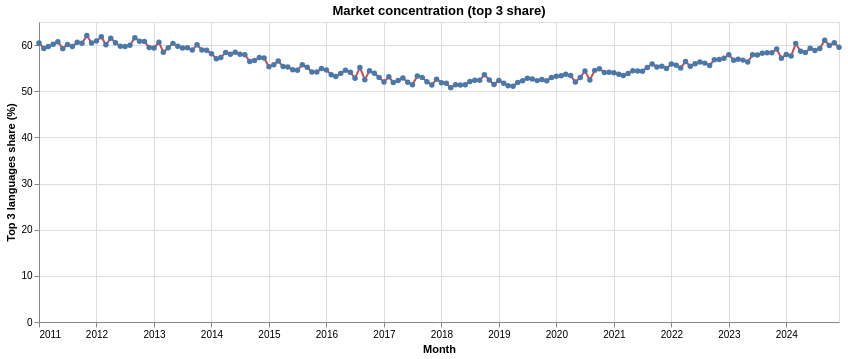

Write a Vega-Lite specification for this figure.
### Vega-Lite specification from a JSON file in a GitHub repository (floating-point values rounded to 4 significant figures; data arrays with more than 128 entries replaced by an {"elided": "..."} marker saying what was removed)
{"config": {"view": {"continuousWidth": 300, "continuousHeight": 300}}, "data": {"name": "data-cac149570c8303b1aeb77d823c8dd8e7"}, "mark": {"type": "line", "color": "#c44e52", "point": true}, "encoding": {"tooltip": [{"field": "month", "type": "temporal"}, {"field": "top3_share_pct", "type": "quantitative"}, {"field": "leader", "type": "nominal"}, {"field": "hhi", "type": "quantitative"}], "x": {"field": "month", "title": "Month", "type": "temporal"}, "y": {"field": "top3_share_pct", "title": "Top 3 languages share (%)", "type": "quantitative"}}, "height": 300, "title": "Market concentration (top 3 share)", "width": 800, "$schema": "https://vega.github.io/schema/vega-lite/v6.4.1.json", "datasets": {"data-cac149570c8303b1aeb77d823c8dd8e7": {"elided": "168 records"}}}
